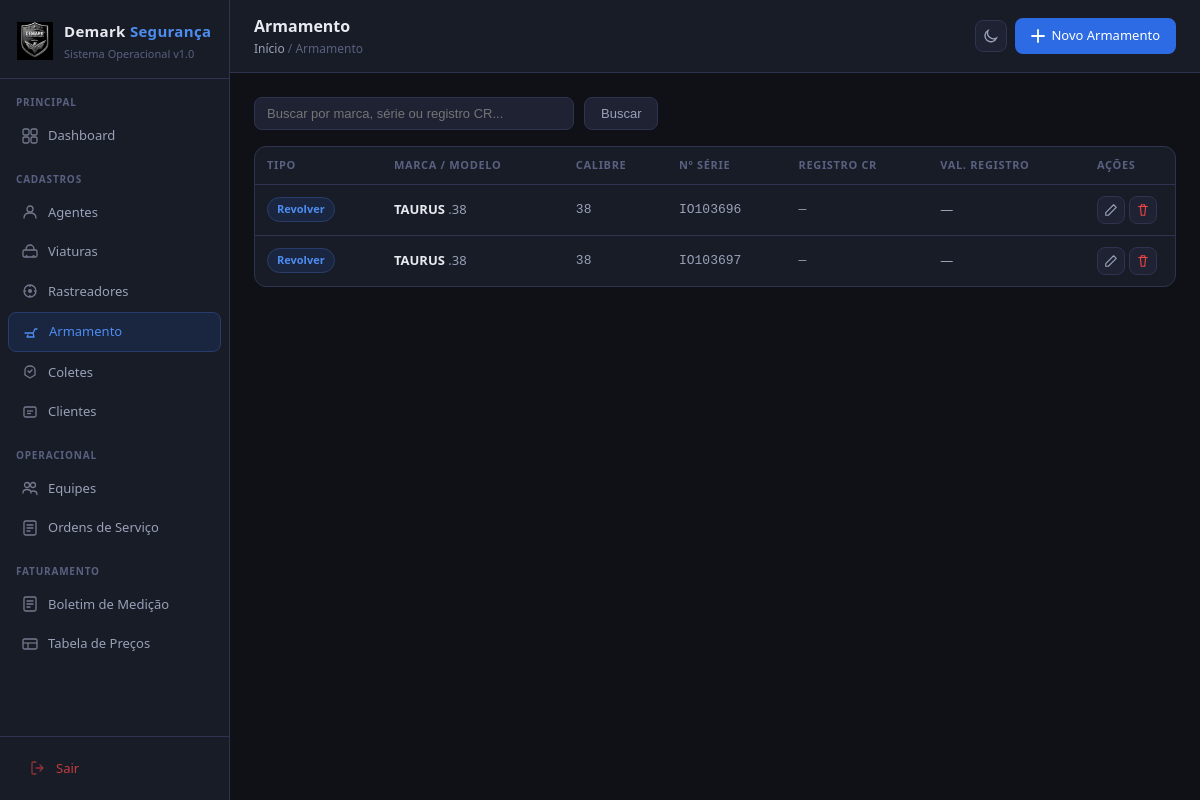
/armamento/ (signed in), run on the app's committed database.
### cadastros/models.py (models this page shows, shortened)
class Armamento(models.Model):
    TIPO_CHOICES = [
        ('pistola', 'Pistola'),
        ('revolver', 'Revolver'),
        ('espingarda', 'Espingarda'),
        ('rifle', 'Rifle'),
    ]
    tipo = models.CharField(max_length=20, choices=TIPO_CHOICES, verbose_name='Tipo')
    marca = models.CharField(max_length=100, verbose_name='Marca / Fabricante')
    modelo = models.CharField(max_length=100, verbose_name='Modelo')
    calibre = models.CharField(max_length=20, verbose_name='Calibre')
    numero_serie = models.CharField(max_length=50, unique=True, verbose_name='Nr de Serie')
    numero_cano = models.CharField(max_length=50, blank=True, verbose_name='Nr do Cano')
    registro_cr = models.CharField(max_length=50, blank=True, verbose_name='Registro CR/SINARM')
    registro_validade = models.DateField(blank=True, null=True, verbose_name='Val. Registro')
    data_aquisicao = models.DateField(blank=True, null=True, verbose_name='Data de Aquisicao')
    criado_em = models.DateTimeField(auto_now_add=True)
    atualizado_em = models.DateTimeField(auto_now=True)
    class Meta:
        verbose_name = 'Armamento'
        verbose_name_plural = 'Armamentos'
        ordering = ['tipo', 'marca']

### cadastros/views.py (the view)
# urls.py: path('armamento/', views.armamento_list, name='armamento_list'),
@login_required
def armamento_list(request):
    q = request.GET.get('q', '')
    armamentos = Armamento.objects.all()
    if q:
        armamentos = armamentos.filter(Q(marca__icontains=q) | Q(numero_serie__icontains=q) | Q(registro_cr__icontains=q))
    return render(request, 'cadastros/armamento_list.html', {'armamentos': armamentos, 'q': q})

### cadastros/templates/cadastros/armamento_list.html (shortened to what this page needs)
{% extends 'cadastros/base.html' %}
{% block page_title %}Armamento{% endblock %}
{% block breadcrumb %}<a href="{% url 'dashboard' %}">Início</a> / Armamento{% endblock %}
{% block topbar_actions %}<a href="{% url 'armamento_create' %}" class="btn btn-primary"><svg width="14" height="14" fill="none" viewBox="0 0 14 14"><path d="M7 1v12M1 7h12" stroke="currentColor" stroke-width="1.8" stroke-linecap="round"/></svg> Novo Armamento</a>{% endblock %}
{% block content %}
<div class="search-bar">
  <form method="get" style="display:flex;gap:10px;flex:1">
    <input type="text" name="q" value="{{ q }}" placeholder="Buscar por marca, série ou registro CR...">
    <button type="submit" class="btn btn-secondary">Buscar</button>
  </form>
</div>
<div class="card" style="padding:0">
  <div class="table-wrap">
    <table>
      <thead>
        <tr><th>Tipo</th><th>Marca / Modelo</th><th>Calibre</th><th>Nº Série</th><th>Registro CR</th><th>Val. Registro</th><th style="width:90px">Ações</th></tr>
      </thead>
      <tbody>
        {% for a in armamentos %}
        <tr>
          <td><span class="badge badge-blue">{{ a.get_tipo_display }}</span></td>
          <td><strong style="color:var(--text)">{{ a.marca }}</strong> <span style="color:var(--text2)">{{ a.modelo }}</span></td>
          <td style="font-family:monospace;color:var(--text2)">{{ a.calibre }}</td>
          <td style="font-family:monospace;color:var(--text2)">{{ a.numero_serie }}</td>
          <td style="font-family:monospace;color:var(--text2)">{{ a.registro_cr|default:"—" }}</td>
          <td style="color:var(--text2)">{{ a.registro_validade|date:"d/m/Y"|default:"—" }}</td>
          <td>
            <div style="display:flex;gap:4px">
              <a href="{% url 'armamento_edit' a.pk %}" class="btn-icon" title="Editar"><svg width="14" height="14" fill="none" viewBox="0 0 16 16"><path d="M11 2l3 3L5 14H2v-3L11 2z" stroke="currentColor" stroke-width="1.3" stroke-linejoin="round"/></svg></a>
              <a href="{% url 'armamento_delete' a.pk %}" class="btn-icon" title="Excluir" style="color:var(--red)"><svg width="14" height="14" fill="none" viewBox="0 0 16 16"><path d="M3 4h10M6 4V2h4v2M5 4l1 10h4l1-10" stroke="currentColor" stroke-width="1.3" stroke-linecap="round" stroke-linejoin="round"/></svg></a>
            </div>
          </td>
        </tr>
        {% empty %}
        <tr><td colspan="7" style="text-align:center;color:var(--text3);padding:32px">Nenhum armamento encontrado.</td></tr>
        {% endfor %}
      </tbody>
    </table>
  </div>
</div>
{% endblock %}

### cadastros/templates/cadastros/base.html (style rules this page uses)
* { box-sizing:border-box;margin:0;padding:0 }
:root { --bg:#0f1117;--bg2:#181c27;--bg3:#1e2233;--bg4:#252a3a; --border:#2e3450;--border2:#3a4060; --text:#e8eaf0;--text2:#9aa0b8;--text3:#5a6080; --blue:#2d6be4;--blue2:#1a4db8;--blue-light:#4d8df0; --blue-bg:#1a2540;--blue-border:#2a3d6a; --green:#22c55e;--green-bg:#0f2a1a; --red:#ef4444;--red-bg:#2a0f0f; --amber:#f59e0b;--amber-bg:#2a1f0a; --gray:#64748b; --radius:8px;--radius-lg:12px; }
body { font-family:'Segoe UI',system-ui,sans-serif;background:var(--bg);color:var(--text);font-size:14px;line-height:1.5;display:flex;min-height:100vh }
.topbar-left .breadcrumb a { color:var(--text2);text-decoration:none }
.btn { display:inline-flex;align-items:center;gap:6px;padding:8px 16px;border-radius:var(--radius);font-size:13px;font-weight:500;cursor:pointer;border:none;text-decoration:none;transition:all .15s }
.btn-primary { background:var(--blue);color:#fff }
.btn-secondary { background:var(--bg3);color:var(--text2);border:1px solid var(--border) }
.btn-icon { padding:6px;border-radius:var(--radius);background:var(--bg3);border:1px solid var(--border);color:var(--text2);cursor:pointer;display:inline-flex;align-items:center;transition:all .15s }
.card { background:var(--bg2);border:1px solid var(--border);border-radius:var(--radius-lg);padding:20px }
.table-wrap { overflow-x:auto }
table { width:100%;border-collapse:collapse }
th { text-align:left;padding:10px 12px;font-size:11px;font-weight:600;color:var(--text3);text-transform:uppercase;letter-spacing:.06em;border-bottom:1px solid var(--border) }
td { padding:11px 12px;font-size:13px;border-bottom:1px solid var(--border);vertical-align:middle }
tr:last-child td { border-bottom:none }
.badge { display:inline-flex;align-items:center;padding:3px 9px;border-radius:999px;font-size:11px;font-weight:600 }
.badge-blue { background:var(--blue-bg);color:var(--blue-light);border:1px solid var(--blue-border) }
.search-bar { display:flex;gap:10px;margin-bottom:16px;align-items:center }
.search-bar input { background:var(--bg3);border:1px solid var(--border);border-radius:var(--radius);padding:8px 12px;color:var(--text);font-size:13px;outline:none;flex:1;max-width:320px }

### data on the page
Armamento: tipo "Revolver", marca "TAURUS", modelo ".38", calibre "38", numero_serie "IO103696", registro_cr "—", registro_validade "—"
Armamento: tipo "Revolver", marca "TAURUS", modelo ".38", calibre "38", numero_serie "IO103697", registro_cr "—", registro_validade "—"
